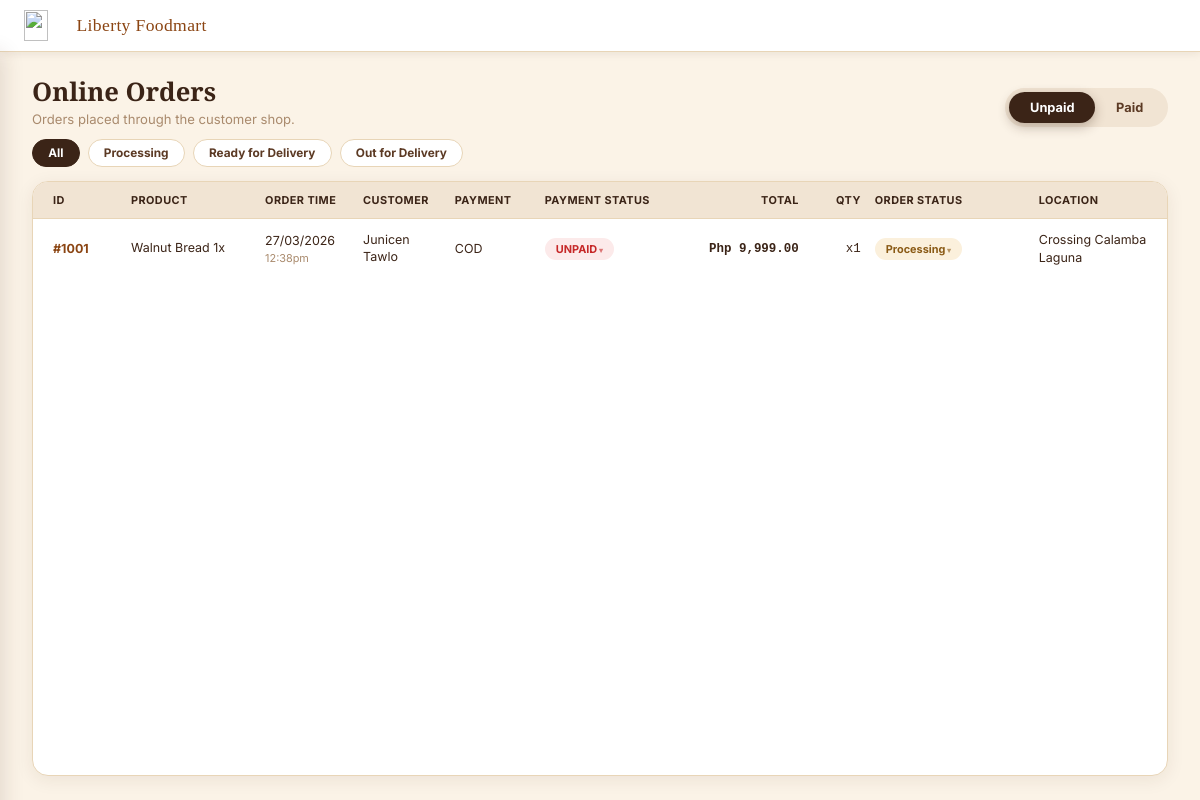
The page /staff-online-orders.php (signed in) on the database its author committed.
### tables this page shows
CREATE TABLE orders (
    id                    INT UNSIGNED    NOT NULL AUTO_INCREMENT,
    customer_id           INT UNSIGNED    NULL,                  
    customer_name         VARCHAR(120)    NOT NULL,
    phone                 VARCHAR(20)     NOT NULL,
    location              TEXT            NOT NULL,
    order_type            ENUM('online','walk_in') NOT NULL DEFAULT 'online',
    order_status          ENUM('Processing','Ready for Delivery','Out for Delivery','Done','Cancelled') NOT NULL DEFAULT 'Processing',
    cancelled_by          ENUM('customer','staff') NULL,             
    cancelled_at          DATETIME        NULL,
    cancel_notified       TINYINT(1)      NOT NULL DEFAULT 1,        
    payment_method        ENUM('COD','GCash','Card','Cash') NOT NULL DEFAULT 'COD',    
    payment_status        ENUM('UNPAID','PAID') NOT NULL DEFAULT 'UNPAID',

    subtotal              DECIMAL(10,2)   NOT NULL DEFAULT 0.00,
    discount_amount       DECIMAL(10,2)   NOT NULL DEFAULT 0.00,
    total                 DECIMAL(10,2)   NOT NULL DEFAULT 0.00,
    net_amount            DECIMAL(10,2)   NOT NULL DEFAULT 0.00,
    vat_amount            DECIMAL(10,2)   NOT NULL DEFAULT 0.00,
    is_senior_pwd         TINYINT(1)      NOT NULL DEFAULT 0,

    discount_status       ENUM('none','pending','approved','rejected') NOT NULL DEFAULT 'none',
    pwd_id_image_path     VARCHAR(255)    NULL,
    discount_reviewed_at  DATETIME        NULL,
    discount_reviewed_by  INT UNSIGNED    NULL,                  

    created_at            TIMESTAMP       NOT NULL DEFAULT CURRENT_TIMESTAMP,

    PRIMARY KEY (id),
    INDEX idx_phone            (phone),
    INDEX idx_order_status     (order_status),
    INDEX idx_created_at       (created_at),
    INDEX idx_discount_status  (discount_status),

    CONSTRAINT fk_orders_customer
        FOREIGN KEY (customer_id) REFERENCES customers (id)
        ON DELETE SET NULL,

    CONSTRAINT fk_orders_reviewer
        FOREIGN KEY (discount_reviewed_by) REFERENCES staff_users (id)
        ON DELETE SET NULL
);

### staff-online-orders.php (the view, shortened to what this page needs)
<?php
require_once 'auth.php';
$filter = strtoupper($_GET['filter'] ?? 'UNPAID');
$statuses      = ['Processing', 'Ready for Delivery', 'Out for Delivery'];
$status_filter = $_GET['status'] ?? '';
if (!in_array($status_filter, $statuses, true)) $status_filter = '';
$where_status = $status_filter !== ''
    ? 'o.order_status = ' . $pdo->quote($status_filter)
    : "o.order_status IN ('Processing','Ready for Delivery','Out for Delivery')";
$where = "o.order_type = 'online' AND {$where_status} AND o.payment_status = " . $pdo->quote($filter);
$orders = $pdo->query("
    SELECT
        o.id,
        o.customer_name,
        o.phone,
        o.location,
        o.payment_method,
        o.payment_status,
        o.order_status,
        o.total,
        o.created_at,
        -- Full product breakdown, e.g. 'Black Forest Cake 1x, Mango Cheesecake 2x'
        GROUP_CONCAT(CONCAT(oi.product_name, ' ', oi.quantity, 'x') ORDER BY oi.id SEPARATOR ', ') AS product_summary,
        SUM(oi.quantity) AS total_qty
    FROM orders o
    JOIN order_items oi ON oi.order_id = o.id
    WHERE {$where}
    GROUP BY o.id
    ORDER BY o.created_at DESC
")->fetchAll();
function e(string $s): string {
    return htmlspecialchars($s, ENT_QUOTES, 'UTF-8');
}
function format_price(float $amount): string {
    return 'Php ' . number_format($amount, 2);
}
function format_order_date(string $datetime): array {
    $d = new DateTime($datetime);
    return [
        'date' => $d->format('d/m/Y'),
        'time' => strtolower($d->format('g:ia')),
    ];
}
function order_status_class(string $s): string {
    return match ($s) {
        'Done'               => 'badge-done',
        'Cancelled'          => 'badge-cancelled',
        'Ready for Delivery' => 'badge-ready',
        'Out for Delivery'   => 'badge-out',
        default              => 'badge-processing',
    };
}
function list_url(string $filter, string $status): string {
    $q = ['filter' => $filter];
    if ($status !== '') $q['status'] = $status;
    return 'staff-online-orders.php?' . http_build_query($q);
}
?>
<!DOCTYPE html>
<html lang="en">
<head>
</head>
<body>
<div class="head-nav">
    <div class="menu-icon-cont"><img src="src/menu.png" alt="" onclick="openMenu()"></div>
    <pre>      Liberty Foodmart</pre>
</div>
<main class="main">
    <div class="page">
        <div class="page-head">
            <div>
                <h1>Online Orders</h1>
                <p class="sub">Orders placed through the customer shop.</p>
            </div>
            <div class="seg-toggle">
                <a href="<?= e(list_url('UNPAID', $status_filter)) ?>" class="<?= $filter === 'UNPAID' ? 'active' : '' ?>">Unpaid</a>
                <a href="<?= e(list_url('PAID', $status_filter)) ?>" class="<?= $filter === 'PAID' ? 'active' : '' ?>">Paid</a>
            </div>
        </div>
        <div class="chips">
            <a href="<?= e(list_url($filter, '')) ?>" class="chip <?= $status_filter === '' ? 'active' : '' ?>">All</a>
            <?php foreach ($statuses as $st): ?>
                <a href="<?= e(list_url($filter, $st)) ?>" class="chip <?= $status_filter === $st ? 'active' : '' ?>"><?= e($st) ?></a>
            <?php endforeach; ?>
        </div>
        <div class="table-card">
            <div class="table-scroll">
              <div class="table-inner">
                <div class="table-head grid-cols">
                    <div>ID</div>
                    <div>Product</div>
                    <div>Order Time</div>
                    <div>Customer</div>
                    <div>Payment</div>
                    <div>Payment Status</div>
                    <div class="c-num">Total</div>
                    <div class="c-num">Qty</div>
                    <div>Order Status</div>
                    <div>Location</div>
                </div>
                <div id="ordersRows">
                <?php if (empty($orders)): ?>
                    <p class="empty-msg">No <?= strtolower(e($filter)) ?> orders<?= $status_filter !== '' ? ' that are ' . strtolower(e($status_filter)) : '' ?>.</p>
                <?php else: ?>
                    <?php foreach ($orders as $order):
                        $dt     = format_order_date($order['created_at']);
                    ?>
                    <div class="row grid-cols"
                         data-order-id="<?= $order['id'] ?>"
                         data-pay="<?= e($order['payment_status']) ?>"
                         data-ord="<?= e($order['order_status']) ?>">
                        <div class="c-id">#<?= $order['id'] ?></div>
                        <div title="<?= e($order['product_summary'] ?? '') ?>"><span class="clamp2"><?= e($order['product_summary'] ?? '—') ?></span></div>
                        <div><?= e($dt['date']) ?><span class="cell-muted"><?= e($dt['time']) ?></span></div>
                        <div title="<?= e($order['customer_name']) ?>"><span class="clamp2"><?= e($order['customer_name']) ?></span></div>
                        <div><?= e($order['payment_method']) ?></div>
                        <div id="pay-<?= $order['id'] ?>">
                            <button type="button"
                                    class="badge status-btn <?= $order['payment_status'] === 'PAID' ? 'badge-paid' : 'badge-unpaid' ?>"
                                    title="Click to change payment status"
                                    onclick="openEditPopup(<?= $order['id'] ?>, 'pay')"><?= e($order['payment_status']) ?></button>
                        </div>
                        <div class="c-num">
                            <span class="amount cell-mono" id="amt-<?= $order['id'] ?>"><?= e(format_price((float)$order['total'])) ?></span>
                        </div>
                        <div class="c-num cell-mono">x<?= (int)$order['total_qty'] ?></div>
                        <div id="ord-<?= $order['id'] ?>">
                            <button type="button"
                                    class="badge status-btn <?= order_status_class($order['order_status']) ?>"
                                    title="Click to change order status"
                                    onclick="openEditPopup(<?= $order['id'] ?>, 'order')"><?= e($order['order_status']) ?></button>
                        </div>
                        <div title="<?= e($order['location']) ?>"><span class="full-text"><?= e($order['location']) ?></span></div>
                    </div>
                    <?php endforeach; ?>
                <?php endif; ?>
                </div>
              </div>
            </div>
        </div>
    </div>
</main>
</body>
</html>

### staff-online-orders.php (style rules this page uses)
:root { --choc-dark:#3B2417; --choc:#5C3A24; --cream:#FBF3E7; --cream-deep:#F1E4D3; --caramel:#C17817; --caramel-deep:#8B4513; --gold:#D4A24C; --muted:#A98A6D; --surface:#FFFFFF; --border:#E8D5B7; --green:#2E7D32; --green-bg:#E6F4E6; --red:#C62828; --red-bg:#FCEAEA; --amber:#8A5A15; --amber-bg:#FBF0DC; --blue:#1565C0; --blue-bg:#E3F2FD; }
*, p, pre, h1, h2, h3 { margin:0; box-sizing:border-box; }
body { width:100%; height:100vh; overflow:hidden; margin:0; background:var(--cream); font-family:'Inter', Arial, sans-serif; color:var(--choc-dark); }
.head-nav { height:52px; width:100%; background:var(--surface); border-bottom:1px solid var(--border); display:flex; align-items:center; box-shadow:0 2px 8px rgba(59,36,23,0.08); }
.head-nav pre { font-family:kavoon; color:var(--caramel-deep); font-size:1.1rem; letter-spacing:.02em; }
.menu-icon-cont { margin-left:2%; width:2%; height:60%; cursor:pointer; }
.menu-icon-cont img { width:100%; height:100%; object-fit:cover; }
.main { width:100%; height:calc(100vh - 52px); display:flex; }
.page { width:100%; height:100%; display:flex; flex-direction:column; padding:22px 32px 24px; overflow:hidden; }
.page-head { display:flex; align-items:flex-end; justify-content:space-between; margin-bottom:16px; flex-wrap:wrap; gap:12px; }
.page-head h1 { font-family:'Playfair Display', serif; font-weight:700; font-size:1.6rem; color:var(--choc-dark); }
.page-head .sub { font-size:.82rem; color:var(--muted); margin-top:2px; }
.seg-toggle { display:flex; background:var(--cream-deep); border-radius:2rem; padding:4px; }
.seg-toggle a { padding:.5rem 1.3rem; border-radius:1.6rem; font-size:.8rem; font-weight:700; color:var(--choc); text-decoration:none; transition:background .2s, color .2s; }
.seg-toggle a.active { background:var(--choc-dark); color:#fff; box-shadow:0 4px 12px rgba(59,36,23,0.3); }
.chips { display:flex; gap:.5rem; flex-wrap:wrap; margin:-4px 0 14px; }
.chip { padding:.38rem .95rem; border-radius:2rem; font-size:.74rem; font-weight:700; text-decoration:none; color:var(--choc); background:var(--surface); border:1.5px solid var(--border); transition:background .15s,color .15s; }
.chip.active { background:var(--choc-dark); border-color:var(--choc-dark); color:#fff; }
.table-card { flex:1; min-height:0; background:var(--surface); border-radius:16px; border:1px solid var(--border); box-shadow:0 4px 18px rgba(59,36,23,0.08); display:flex; flex-direction:column; overflow:hidden; }
.table-scroll { flex:1; min-height:0; overflow:auto; }
.table-inner { min-width:1160px; }
.grid-cols { display:grid; align-items:center; column-gap:14px; padding:0 20px; grid-template-columns: 64px minmax(0,1.7fr) 84px minmax(0,1.1fr) 76px 112px 128px 48px 150px minmax(0,1.9fr); }
.table-head { position:sticky; top:0; z-index:2; background:var(--cream-deep); border-bottom:1px solid var(--border); }
.table-head > div { padding:11px 0; font-size:.68rem; font-weight:700; color:var(--choc-dark); text-transform:uppercase; letter-spacing:.04em; white-space:nowrap; }
.row { border-bottom:1px solid var(--border); transition:background .12s; }
.row:last-child { border-bottom:none; }
.row > div { padding:12px 0; font-size:.78rem; min-width:0; display:flex; flex-direction:column; justify-content:center; align-items:flex-start; gap:3px; }
.c-id { font-weight:700; color:var(--caramel-deep); }
.c-num { text-align:right; align-items:flex-end !important; }
.clamp2 { display:-webkit-box; -webkit-line-clamp:2; -webkit-box-orient:vertical; overflow:hidden; overflow-wrap:anywhere; line-height:1.35; }
.full-text { overflow-wrap:anywhere; line-height:1.4; }
.cell-muted { color:var(--muted); font-size:.68rem; }
.cell-mono { font-family:'Courier New',monospace; font-variant-numeric:tabular-nums; }
.amount { font-weight:700; white-space:nowrap; }
.badge { display:inline-block; padding:3px 10px; border-radius:1rem; font-size:.68rem; font-weight:700; white-space:nowrap; font-family:inherit; }
.badge-processing { background:var(--amber-bg); color:var(--amber); }
.badge-unpaid { background:var(--red-bg); color:var(--red); }
button.status-btn { border:1.5px solid transparent; cursor:pointer; transition:box-shadow .15s, transform .1s, border-color .15s; }
button.status-btn::after { content:" \25BE"; font-size:.7em; opacity:.6; }
pre { margin:0; font-family:inherit; }

### rows shown on the page
orders: id "1001", product_summary "Walnut Bread 1x", created_at "27/03/2026", created_at "12:38pm", customer_name "Junicen Tawlo", payment_method "COD", payment_status "UNPAID", total "Php 9,999.00", total_qty "1", order_status "Processing", location "Crossing Calamba Laguna"

### other values the page prints
$st "Processing"
$st "Ready for Delivery"
$st "Out for Delivery"
